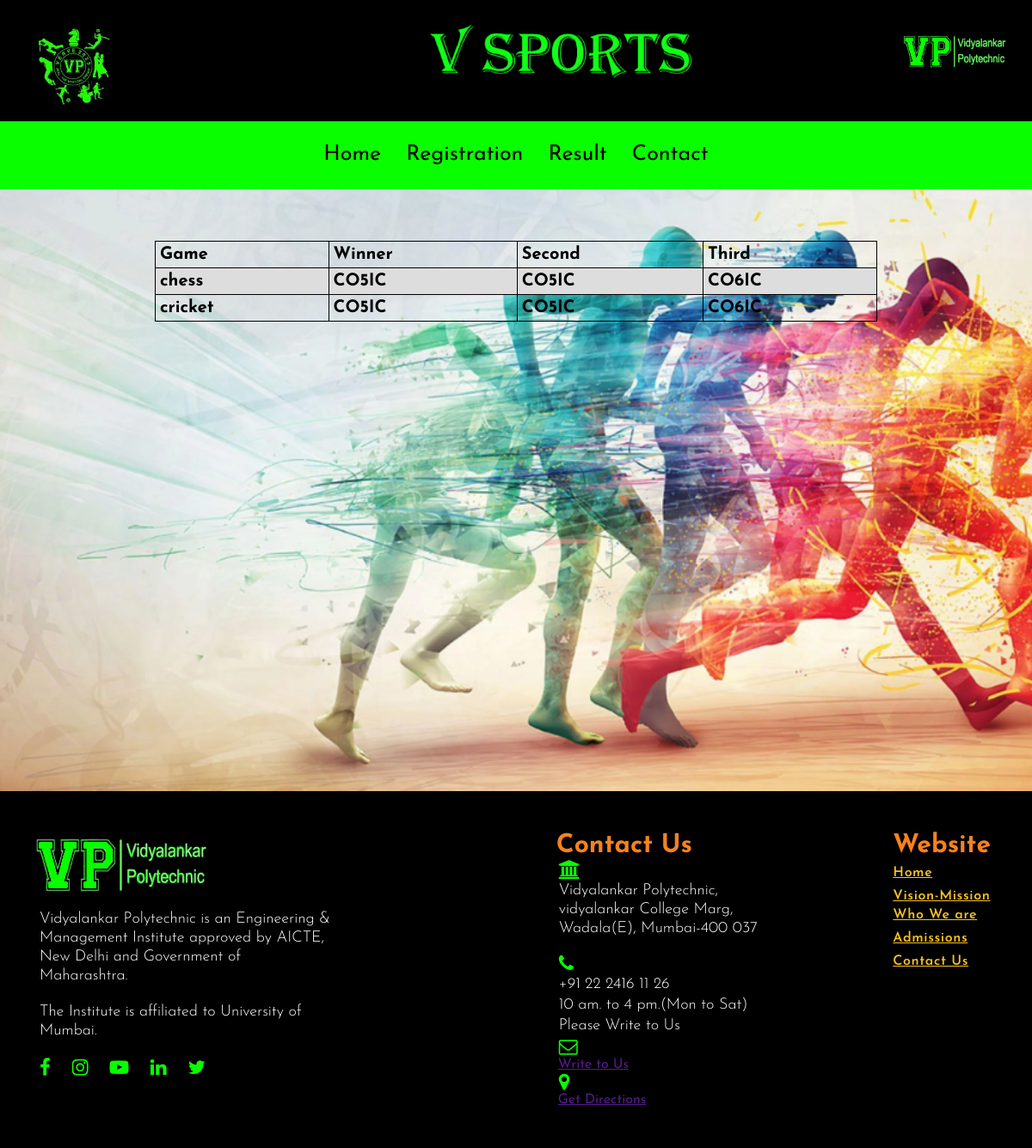
Screenshot of /student/result_st.php with the database file from the repository.
### tables this page shows
CREATE TABLE `results` (
  `ID` int(11) NOT NULL,
  `game` varchar(50) NOT NULL,
  `win` varchar(50) NOT NULL,
  `sec` varchar(50) NOT NULL,
  `thr` varchar(50) NOT NULL
);

### student/result_st.php (the view, shortened to what this page needs)
<!DOCTYPE html>
<html>
<head>
    <link rel="stylesheet" media="screen" href="../css/style.css">
    <link rel="stylesheet" href="https://stackpath.bootstrapcdn.com/font-awesome/4.7.0/css/font-awesome.min.css">
    </head>
</head>
<body>
    <section class="header">
        <header>
            <div class="verve_image">
                <div class="asd">
                    <div class="row2">
                        <div class="column1">
                            <img src="../images/verve.jpg" width="10%" id="co1">
                            <img src="../images/game1.png" width="30%" id="co2">
                            <img src="../images/vp_logo.png" width="10%" id="co3">
                        </div>
                    </div>
                </div>
            </div>
        </header>
        <nav class="adi">
            <div class="nav-links2" id="navlinks">
                <ul>
                    <li>
                        <a href="index_st.php">Home</a>
                    </li>
                    <li>
                        <a href="registration_st.html">Registration</a>
                    </li>
                    <li>
                        <a href="result_st.php">Result</a>
                    </li>
                    <li>
                        <a href="contact1.html">Contact</a>
                    </li>
                </ul>
            </div>
        </nav>
        <section>
            <table>
                <tr>
                    <th>Game</th>
                    <th>Winner</th>
                    <th>Second</th>
                    <th>Third</th>
                </tr>
                <?php
                $mysqli = new mysqli("localhost","root","","login");
                $sql = "SELECT * FROM `results`";
                $result = $mysqli->query($sql);
                while($row = $result->fetch_assoc()) { ?>
                    <tr>
                        <th><?= $row['game'] ?></th>
                        <th><?= $row['win'] ?></th>
                        <th><?= $row['sec'] ?></th>
                        <th><?= $row['thr'] ?></th>
                    </tr>
                    <?php } ?>
                </table>
        </section>
    </section>
    <footer>
            <footer>
                <div class="container">
                    <div class="footer">
                        <div class="asq">
                            <img src="../images/vp_logo.png">
                            <div class="as">
                                <p>Vidyalankar Polytechnic is an Engineering &amp; Management Institute approved by AICTE, New Delhi and
                                    Government of Maharashtra.</p>
                                <p>The Institute is affiliated to University of Mumbai.</p>
                            </div>
                            <ul>
                                <li class="ab">
                                    <a href="https://www.facebook.com/Vidyalankar.VIT/" target="_blank">
                                        <i class="fa fa-facebook" aria-hidden="true"></i>
                                    </a>
                                </li>
                                <li class="ab">
                                    <a href="https://www.instagram.com/vit_vidyalankar/" target="_blank">
                                        <i class="fa fa-instagram" aria-hidden="true"></i>
                                    </a>
                                </li>
                                <li class="ab">
                                    <a href="https://www.youtube.com/channel/UCxRGJGcQw869LJ-btMhPOMA" target="_blank">
                                        <i class="fa fa-youtube-play" aria-hidden="true"></i>
                                    </a>
                                </li>
                                <li class="ab">
                                    <a href="https://www.linkedin.com/school/vidyalankar-institute-of-technology-mumbai" target="_blank">
                                        <i class="fa fa-linkedin" aria-hidden="true"></i>
                                    </a>
                                </li>
                                <li class="ab">
                                    <a href="https://twitter.com/VIT_Vidyalankar" target="_blank">
                                        <i class="fa fa-twitter" aria-hidden="true"></i>
                                    </a>
                                </li>
                            </ul>
                        </div>
                        <div class="foot2">
                            <div class="footer_row2">
                                <h5>Contact Us</h5>
                                <div class="row6">
                                    <ul>
                                        <div class="foot-col">
                                            <i class="fa fa-university" aria-hidden="true"></i>
                                        </div>
                                        <div class="foot-col2">
                                            <p>Vidyalankar Polytechnic, vidyalankar College Marg, Wadala(E), Mumbai-400 037</p>
                                        </div>
                                        <br>
                                        <div class="foot-col">
                                            <i class="fa fa-phone" aria-hidden="true"></i>
                                        </div>
                                        <div class="foot-col2">
                                            <p>+91 22 2416 11 26</p>
                                            <p> 10 am. to 4 pm.(Mon to Sat)</p>
                                            <p>Please Write to Us</p>
                                        </div>
                                        <div class="foot-col">
                                            <i class="fa fa-envelope-o" aria-hidden="true"></i>
                                        </div>
                                        <div class="foot-col2">
                                            <a href="" target="blank">Write to Us</a>
                                        </div>
                                        <div class="foot-col">
                                            <i class="fa fa-map-marker" aria-hidden="true"></i>
                                        </div>
                                        <div class="foot-col2">
                                            <a href="" target="_blank">Get Directions</a>
                                        </div>
                                    </ul>
                                </div>
                            </div>
                        </div>
                        <div class="footer_row_last">
                            <h5>Website</h5>
                            <a href="index.html">Home</a>
                            <a href="about.html">Vision-Mission
                                <br>Who We are</a>
                            <a href="form.html">Admissions</a>
                            <a href="contact.html">Contact Us</a>
                        </div>
                    </div>
                </div>
            </footer>
    </footer>
</body>
</html>

### css/style.css (style rules this page uses)
* { margin: 0; padding: 0; position: relative; font-family: 'Josefin Sans', sans-serif; }
img#co1 { padding: 0px 25px 0px 25px ; }
img#co2 { padding: 10px 100px 20px 25%; float: unset; }
img#co3 { padding: 40px 30px 40px 30px ; float: right; }
.header { min-height: 100vh; width: 100%; background-image: linear-gradient(rgb(255, 255, 255),rgba(255, 255, 255, 0.7)),url(../images/background.png); background-position: center; background-size: cover; background-image:url(../images/background.png); padding-bottom: 10%; }
.column1 { float: left; width: 100%; }
.asd::after { content: ""; clear: both; display: flex; }
.adi { height: 55px; display: flex; padding: 1% 1%; justify-content: center; align-items: center; background-color: #09ff00; }
nav { display: flex; padding: 0% 0%; justify-content: space-between; align-items: center; }
.nav-links2 ul li { list-style: none; display: inline-block; padding: 8px 12px; position: relative; }
.nav-links2 ul li a { color: rgb(0, 0, 0); text-decoration: none; font-size: 25px; }
.nav-links2 ul li::after { content: ''; width: 0%; height: 3px; background: #000000; display: block; margin: auto; transition: 0.5s; }
header .verve_image { position: relative; margin: 0; background-color: rgb(0, 0, 0); padding: 10; margin-bottom: 0; }
.footer { background-color: rgb(0, 0, 0); display: flex; margin-right: 0; margin-left: 0; }
.footer p { font-size: 18px; font-weight: 300; line-height: 22px; padding: 10px; color: #fff; }
.asq { margin: 2% 2%; padding:2% 1%; margin-top: 2%; position: relative; display: block; }
.asq img { padding: 1%; }
.as p { margin-right: 30%; color: #fff; }
.footer i { font-size: 22px; color: #09ff00; }
.footer ul li { list-style: none; display: inline-block; }
.footer ul { margin-right: 5%; }
.ab { padding: 10px; }
.foot2 h5 { font-size: 30px; color: #f58220; }
.foot2, .footer_row_last { margin: 4%; }
.row6, .footer_row_last p { margin-left: 2px; color: #fff;; }
.footer_row2 { margin-left: 5%; }
.foot-col { padding: 1px; }
.foot-col2 p { padding: 1px; }
.footer_row_last a { color: #f7c223; display: block; margin: 5px 0; font-size: 16px; letter-spacing: 0.60px; font-weight: 600; line-height: 22px; }
.footer_row_last h5 { font-size: 30px; color: #f58220; }

### student/result_st.php (style rules this page uses)
table { font-family: arial, sans-serif; border-collapse: collapse; width: 70%; margin: 5%; margin-left: 15%; }
tab tr, th { border: 1px solid #000; text-align: left; padding: 5px; font-size: 20px; }
tr:nth-child(even) { background-color: #dddddd; }

### rows the page displays
results: game "chess", win "CO5IC", sec "CO5IC", thr "CO6IC"
results: game "cricket", win "CO5IC", sec "CO5IC", thr "CO6IC"
